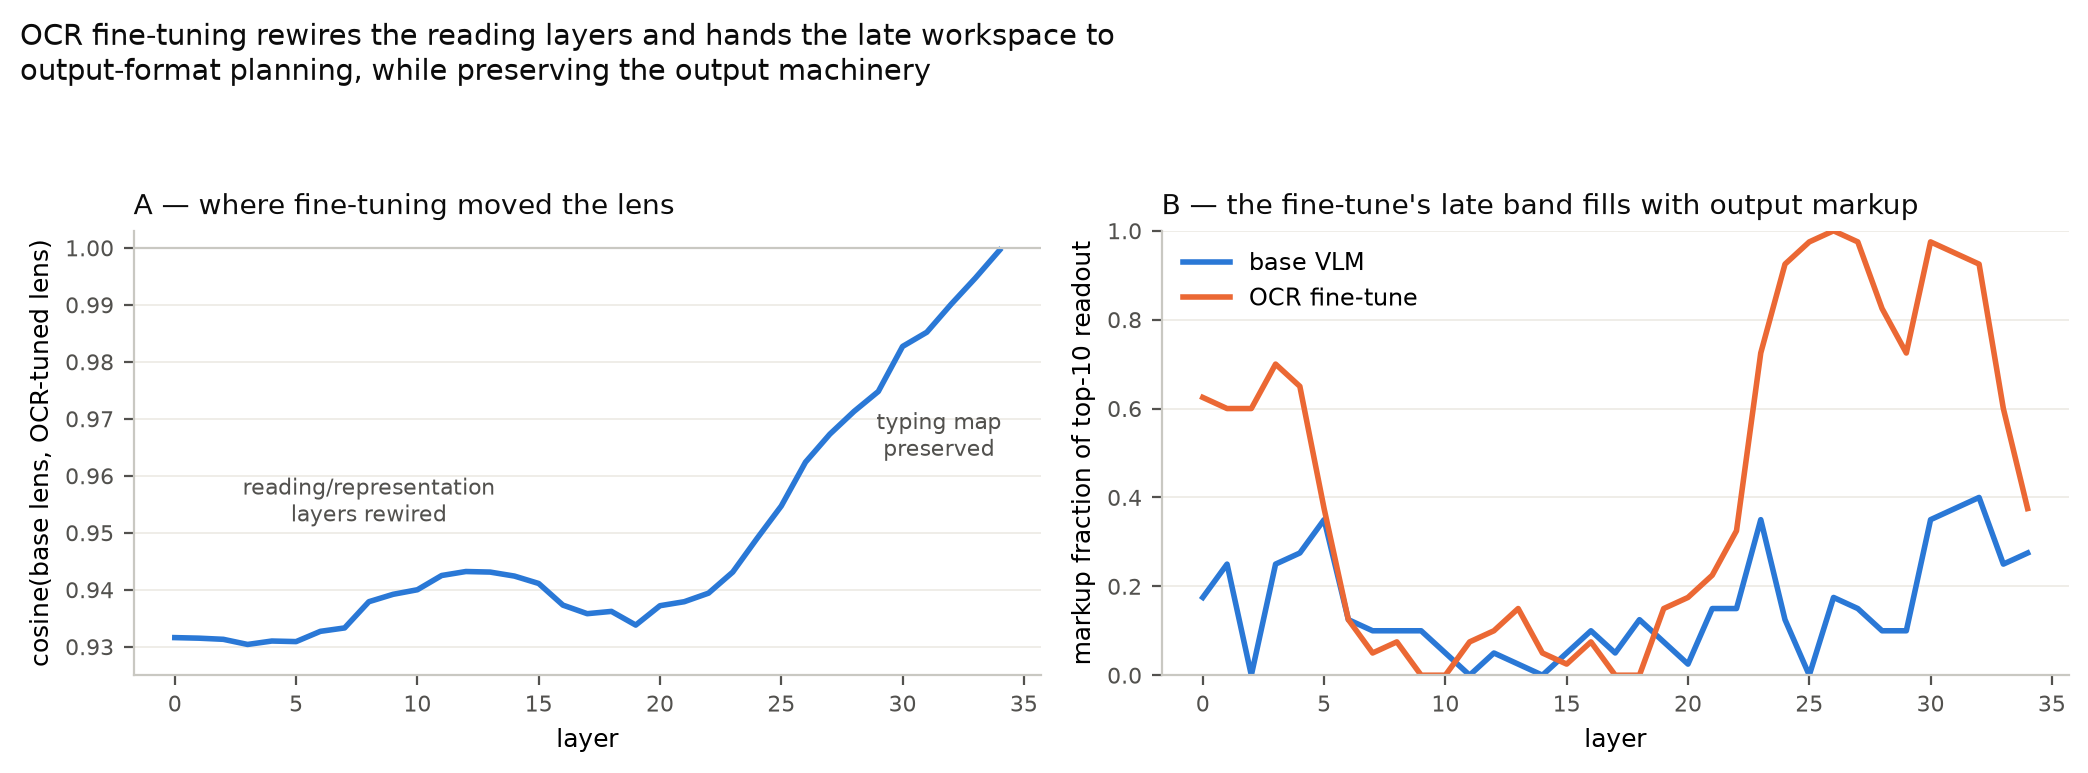

Write Python code to recreate this figure.
"""Figure 4: what OCR fine-tuning did to the lens — rewiring map + late-band takeover.
Reads ONLY artifacts/evidence/tables/{E1_twin_vs_base.json, e1merged_diag.json,
twinmerged_diag.json}. Regenerate:
  .venv/bin/python artifacts/evidence/figures/fig4_twin_timeline.py
Panel A: per-layer cosine between base and twin lens (where fine-tuning moved things).
Panel B: markup occupancy — fraction of top-10 readout tokens that are output-format
markup (table tags, rules, separators, pure punctuation), receipt docs (n=4), by layer.
NOTE this script is also the reproducible extractor behind the C12 CORRECTION
(LEDGER 2026-08-26): schema first-appearance shifts are modest (Date 7->6, Name 15->9
median, Number 17->15), printed below; the verified reorganization is the late-band
content replacement that Panel B shows.
Palette: dataviz reference slots (blue #2a78d6 base, orange #eb6834 twin), validated.
Status: FINAL DATA (merged lenses, 26-doc diag set; receipt subset n=4).
"""
import json, os, re, statistics as st
import matplotlib
matplotlib.use("Agg")
import matplotlib.pyplot as plt

ROOT = os.path.dirname(os.path.dirname(os.path.dirname(os.path.dirname(os.path.abspath(__file__)))))
T = os.path.join(ROOT, "artifacts/evidence/tables")
cos = json.load(open(os.path.join(T, "E1_twin_vs_base.json")))["cos_by_layer"]
base = json.load(open(os.path.join(T, "e1merged_diag.json")))["readouts_last_token"]
twin = json.load(open(os.path.join(T, "twinmerged_diag.json")))["readouts_last_token"]
RECEIPTS = [k for k in base if "receipt" in k]

MARKUP_RE = re.compile(r"^[\s\-=~#*!/|_{}().,:;：`'\"<>\[\]]+$")
def is_markup(t):
    return bool(MARKUP_RE.match(t)) or "<table" in t.lower() or "```" in t

def occupancy(readouts):
    layers = sorted({int(L) for doc in RECEIPTS for L in readouts[doc]})
    return layers, [st.mean(sum(is_markup(t) for t in readouts[doc][str(L)]) /
                            len(readouts[doc][str(L)]) for doc in RECEIPTS)
                    for L in layers]

fig, (axA, axB) = plt.subplots(1, 2, figsize=(10.5, 3.6), dpi=200)
# ---- Panel A: lens rewiring by layer ----
Ls = sorted(int(k) for k in cos)
axA.plot(Ls, [cos[str(L)] for L in Ls], color="#2a78d6", lw=2)
axA.axhline(1.0, color="#c9c8c2", lw=0.8)
axA.set_xlabel("layer", fontsize=9)
axA.set_ylabel("cosine(base lens, OCR-tuned lens)", fontsize=9)
axA.set_ylim(0.925, 1.003)
axA.annotate("reading/representation\nlayers rewired", xy=(8, 0.952), fontsize=8,
             color="#52514e", ha="center")
axA.annotate("typing map\npreserved", xy=(31.5, 0.9635), fontsize=8,
             color="#52514e", ha="center")
axA.set_title("A — where fine-tuning moved the lens", fontsize=10, loc="left", color="#0b0b0b")

# ---- Panel B: markup occupancy of the readout, base vs twin ----
for readouts, label, color in [(base, "base VLM", "#2a78d6"),
                               (twin, "OCR fine-tune", "#eb6834")]:
    xs, ys = occupancy(readouts)
    axB.plot(xs, ys, color=color, lw=2, label=label)
axB.set_xlabel("layer", fontsize=9)
axB.set_ylabel("markup fraction of top-10 readout", fontsize=9)
axB.set_ylim(0, 1.0)
axB.legend(frameon=False, fontsize=8.5, loc="upper left")
axB.set_title("B — the fine-tune's late band fills with output markup", fontsize=10,
              loc="left", color="#0b0b0b")

for ax in (axA, axB):
    ax.spines[["top", "right"]].set_visible(False)
    for s in ax.spines.values(): s.set_color("#c9c8c2")
    ax.grid(axis="y", color="#eceae4", lw=0.6)
    ax.set_axisbelow(True)
    ax.tick_params(colors="#52514e", labelsize=8)

fig.suptitle("OCR fine-tuning rewires the reading layers and hands the late workspace to\n"
             "output-format planning, while preserving the output machinery",
             fontsize=10.5, x=0.01, ha="left", y=1.06, color="#0b0b0b")
fig.tight_layout()
out = os.path.join(ROOT, "artifacts/evidence/figures/fig4_twin_timeline")
fig.savefig(out + ".png", bbox_inches="tight"); fig.savefig(out + ".svg", bbox_inches="tight")
print("saved", out + ".{png,svg}")

# ---- C12-correction extractor: schema first appearances (exact-match, per doc) ----
def first_layers(readouts, tok):
    out = []
    for doc in RECEIPTS:
        for L in sorted(readouts[doc], key=int):
            if any(t.strip() == tok for t in readouts[doc][str(L)]):
                out.append(int(L)); break
    return out
for tok in ["Date", "Name", "Number", "Invoice", "Total"]:
    print(f"  {tok:8s} first layer per receipt doc: base={first_layers(base, tok)} "
          f"twin={first_layers(twin, tok)}")
